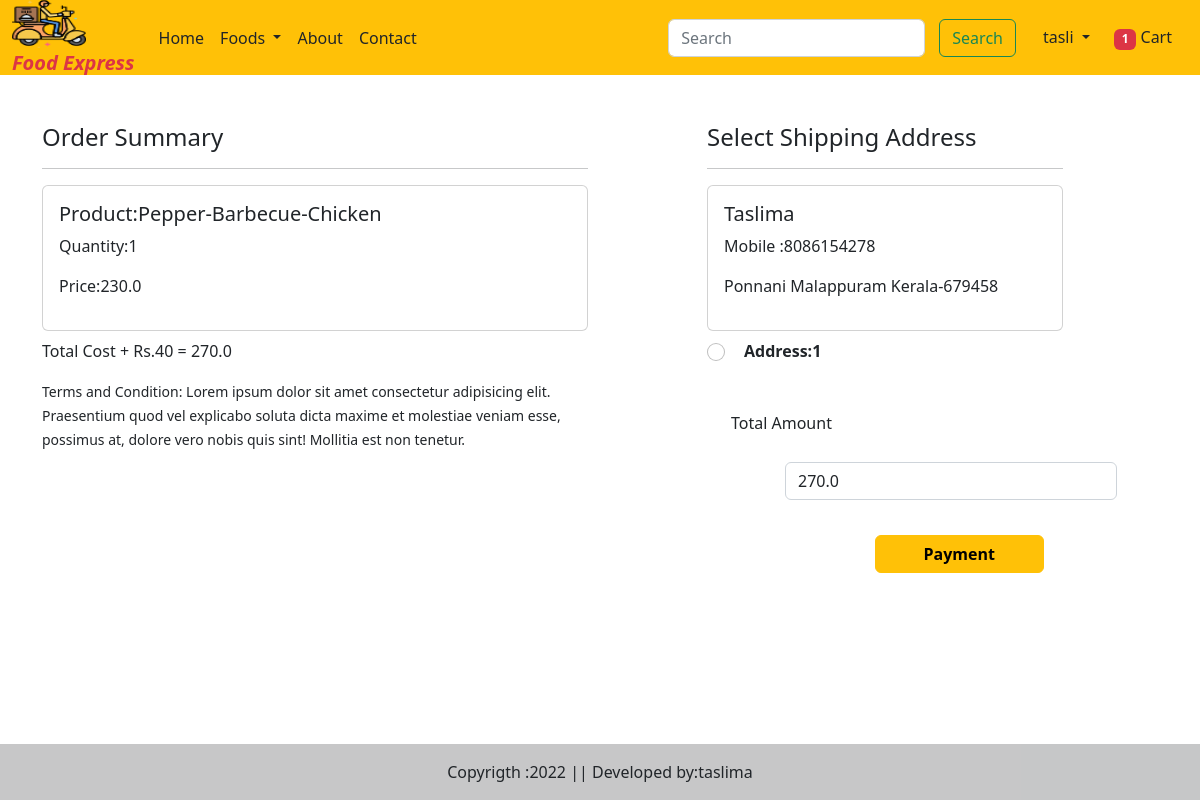
Screenshot of /checkout/ (signed in) with the database file from the repository.
### myapp/models.py (models this page shows, shortened)
class Cart(models.Model):
    user=models.ForeignKey(User,on_delete=models.CASCADE)
    product=models.ForeignKey(Food,on_delete=models.CASCADE)
    product_qty=models.IntegerField(null=False,blank=False,default=1)

class Food(models.Model):
    CATEGORY_CHOICES=(
        ('bi','Biriyani'),
        ('pz','Pizza'),
        ('br','Burger'),
        ('sh','Shawarma'),
        ('ch','Chicken'),
        ('pr','Paratha'),
        ('sw','Sandwich'),
        ('ds','Dosa'),
        ('fr','Fried Rice'),
        ('nd','Noodles'),
        ('md','Mandhi'),
    )
    name=models.CharField(max_length=50)
    category=models.CharField(choices=CATEGORY_CHOICES,max_length=2)
    description=models.TextField()
    active=models.BooleanField()
    price=models.FloatField()
    discount_price=models.FloatField()
    is_veg=models.BooleanField()
    food_image=models.ImageField(upload_to='Dishes')

class Customer(models.Model):
    STATE_CHOICES=(("Select State","Select State"),
        ("Andhra Pradesh","Andhra Pradesh"),
                       ("Arunachal Pradesh ","Arunachal Pradesh "),
                       ("Assam","Assam"),
                       ("Bihar","Bihar"),
                       ("Chhattisgarh","Chhattisgarh"),
                       ("Goa","Goa"),
                        ("Gujarat","Gujarat"),
                       ("Haryana","Haryana"),
                       ("Himachal Pradesh","Himachal Pradesh"),
                       ("Jammu and Kashmir ","Jammu and Kashmir "),
                       ("Jharkhand","Jharkhand"),
                       ("Karnataka","Karnataka"),
                       ("Kerala","Kerala"),
                       ("Madhya Pradesh","Madhya Pradesh"),
                       ("Maharashtra","Maharashtra"),
                       ("Manipur","Manipur"),
                       ("Meghalaya","Meghalaya"),
                       ("Mizoram","Mizoram"),
                       ("Nagaland","Nagaland"),
                       ("Odisha","Odisha"),
                       ("Punjab","Punjab"),
                       ("Rajasthan","Rajasthan"),
                       ("Sikkim","Sikkim"),
                       ("Tamil Nadu","Tamil Nadu"),
                       ("Telangana","Telangana"),
                       ("Tripura","Tripura"),
                       ("Uttar Pradesh","Uttar Pradesh"),
                       ("Uttarakhand","Uttarakhand"),
                       ("West Bengal","West Bengal"),
                       ("Andaman and Nicobar Islands","Andaman and Nicobar Islands"),
                       ("Chandigarh","Chandigarh"),
                       ("Dadra and Nagar Haveli","Dadra and Nagar Haveli"),
                       ("Daman and Diu","Daman and Diu"),
                       ("Lakshadweep","Lakshadweep"),
                       ("National Capital Territory of Delhi","National Capital Territory of Delhi"),
                       ("Puducherry","Puducherry"))
    user=models.ForeignKey(User, on_delete=models.CASCADE)
    name=models.CharField(max_length=200)
    locality=models.CharField(max_length=200)
    city=models.CharField(max_length=50)
    mobile=models.CharField(max_length=10)
    pincode=models.CharField(max_length=6)
    state=models.CharField(choices=STATE_CHOICES,max_length=100,default="Select state")

### myapp/views.py (the view, shortened to what this page needs)
# urls.py: path('checkout/',views.checkout.as_view(),name='checkout'),
class checkout(View):
    def get(self,request):
        user=request.user
        add=Customer.objects.filter(user=user)
        cart_items=Cart.objects.filter(user=user)
        order_placed=OrderPlaced.objects.filter(user=request.user)
        famount=0
        for p in cart_items:
            value = p.product_qty * p.product.discount_price
            famount=famount+value
        totalamount=famount+40
        razoramount=int(totalamount*100)
        client = razorpay.Client(auth=(settings.RAZOR_KEY_ID,settings.RAZOR_KEY_SECRET))
        data = { "amount": razoramount, "currency": "INR", "receipt": "order_rcptid_12" }
        payment_response = client.order.create(data=data)
        print(payment_response)
        order_id=payment_response['id']
        order_status=payment_response['status']
        if request.user.is_authenticated:
            totalitem=len(Cart.objects.filter(user=request.user))
        return render(request,"checkout.html",locals())

### myapp/templates/checkout.html (shortened to what this page needs)
{% extends 'base.html' %}
{% load static %}
{% block main-content %}
<div class="container">
    <div class="row mt-5">
        <div class="col-sm-6">
            <h4>Order Summary</h4>
            <hr>
            {% for item in cart_items %}
            <div class="card mb-2">
                <div class="card-body">
                    <h5>Product:{{item.product.name}}</h5>
                    <p>Quantity:{{item.product_qty}}</p>
                    <p class="fw-blod">Price:{{item.product.discount_price}}</p>
                </div>
            </div>
            {% endfor %}
            <p class="fw-blod">Total Cost + Rs.40 = {{totalamount}}</p>
            <small>Terms and Condition: Lorem ipsum dolor sit amet consectetur adipisicing elit. Praesentium quod vel explicabo soluta dicta maxime et molestiae veniam esse, possimus at, dolore vero nobis quis sint! Mollitia est non tenetur.</small>
        </div>
        <div class="col-sm-4 offset-sm-1">
            <h4>Select Shipping Address</h4>
            <hr>
            <form method="post" id="myform">
                {% for ad in add %}
                <div class="card">
                    <div class="card-body">
                        <h5>{{ad.name}}</h5>
                        <p>Mobile :{{ad.mobile}}</p>
                        <p>{{ad.locality}} {{ad.city}} {{ad.state}}-{{ad.pincode}}</p>
                    </div>
                </div>
                <div class="form-check mt-2 mb-5">
                    <input type="radio" class="form-check-input" name="custid" id="custadd{{forloop.counter}}" value="{{ad.id}}"/>
                <label class=" fw-bold" for="custadd{{forloop.counter}}">Address:{{forloop.counter}}</label>
                </div>
                {% endfor %}
                <div class="form-check mb-3">
                    <label for="totalamount" class="form-label">Total Amount</label>
                    <input type="number" class="form-control" name="totalamount" value="{{totalamount}}" readonly>
                </div>
                <div class="text-end">
                    <button id="rzp-button1" type="submit" class="btn btn-warning mt-3 px-5 fw-bold">Payment</button>
                </div>
            </form>
        </div>
    </div>
</div>
{% endblock main-content %}

### myapp/templates/base.html (shortened to what this page needs)
<!DOCTYPE html>
{% load static %}
<html lang="en">
<head>
    <link href="https://cdn.jsdelivr.net/npm/bootstrap@5.2.3/dist/css/bootstrap.min.css" rel="stylesheet">
    <link rel="stylesheet" href="{% static 'css/owl.carousel.min.css' %}">
    <link rel="stylesheet" href="{% static 'css/all.min.css' %}">
    <link rel="stylesheet" href="{% static 'css/style.css' %}">
</head>
<body>
    <nav class="navbar navbar-expand-lg bg-warning ">
        <div class="container-fluid">
          <a class="navbar-brand" href="#">
            <img src="{% static '/images/logo.png' %}" width="70" height="50"><br>
           <span class="text-danger lh-1 fs-8 text fst-italic fw-bold" > Food Express</span>
          </a>
          <div class="collapse navbar-collapse" id="navbarSupportedContent">
            <ul class="navbar-nav me-auto mb-2 mb-lg-0">
              <li class="nav-item">
                <a class="nav-link text-dark active" aria-current="page" href="/">Home</a>
              </li>
              <li class="nav-item dropdown">
                <a class="nav-link dropdown-toggle text-dark" href="#" role="button" data-bs-toggle="dropdown" aria-expanded="false">
               Foods
                </a>
              </li>
              <li class="nav-item">
                <a class="nav-link text-dark" href="{% url 'about' %}">About</a>
              </li>
              <li class="nav-item">
                <a class="nav-link text-dark" href="{% url 'contact' %}">Contact</a>
              </li>
            </ul>
            <form class="d-flex" role="search" action="/search">
              <input class="form-control me-2" type="search" placeholder="Search" aria-label="Search" name="search">
              <button class="btn btn-outline-success" type="submit">Search</button>
            </form>
          </div>
          <ul class="navbar-nav me-auto mb-2 mb-lg-0">
            {% if request.user.is_authenticated %}
            <li class="nav-item dropdown">
              <a class="nav-link dropdown-toggle text-dark" id="profileDropdown" href="#" role="button" data-bs-toggle="dropdown" aria-expanded="false">
          {{request.user}}
              </a>
            </li> </li>
            <li class="nav-item mx-2">
              <a href="{% url 'cart'  %}" class="nav-link text-dark">
                <span class="badge bg-danger">
                {% if totalitem > 0 %}
                {{totalitem}}
                {% endif %}</span>
                Cart</a>
          {% endif %}
          </ul>
        </div>
      </nav>
 {% block main-content %}{% endblock main-content %}
 <br>
 <br>
 <footer  class="bg-light text-center text-lg-start fixed-bottom" >
  <div class="text-center p-3" style="background-color: rgba(0, 0, 0, 0.2);">
    Copyrigth :2022 || Developed by:taslima
  </div>
 </footer>
</body>
</html>

### myapp/static/css/style.css (style rules this page uses)
img, svg { vertical-align: middle; width: 60%; }
button, input, optgroup, select, textarea { margin: 19px; font-family: inherit; font-size: inherit; line-height: inherit; margin-left: 54px; padding: 8px; border-radius: 6px; flex-flow: wrap; }

### myapp/templates/base.html (style rules this page uses)
.bg-warning { height: 75px; }
.me-2 { margin-right: -2.5rem!important; }

### rows the page displays
Cart: product.name "Pepper-Barbecue-Chicken", product_qty "1", product.discount_price "230.0"
Customer: name "Taslima", mobile "8086154278", locality "Ponnani", city "Malappuram", state "Kerala", pincode "679458"

### other values shown
{{ request.user }} "tasli"
{{ totalitem }} "1"
{{ totalamount }} "270.0"
